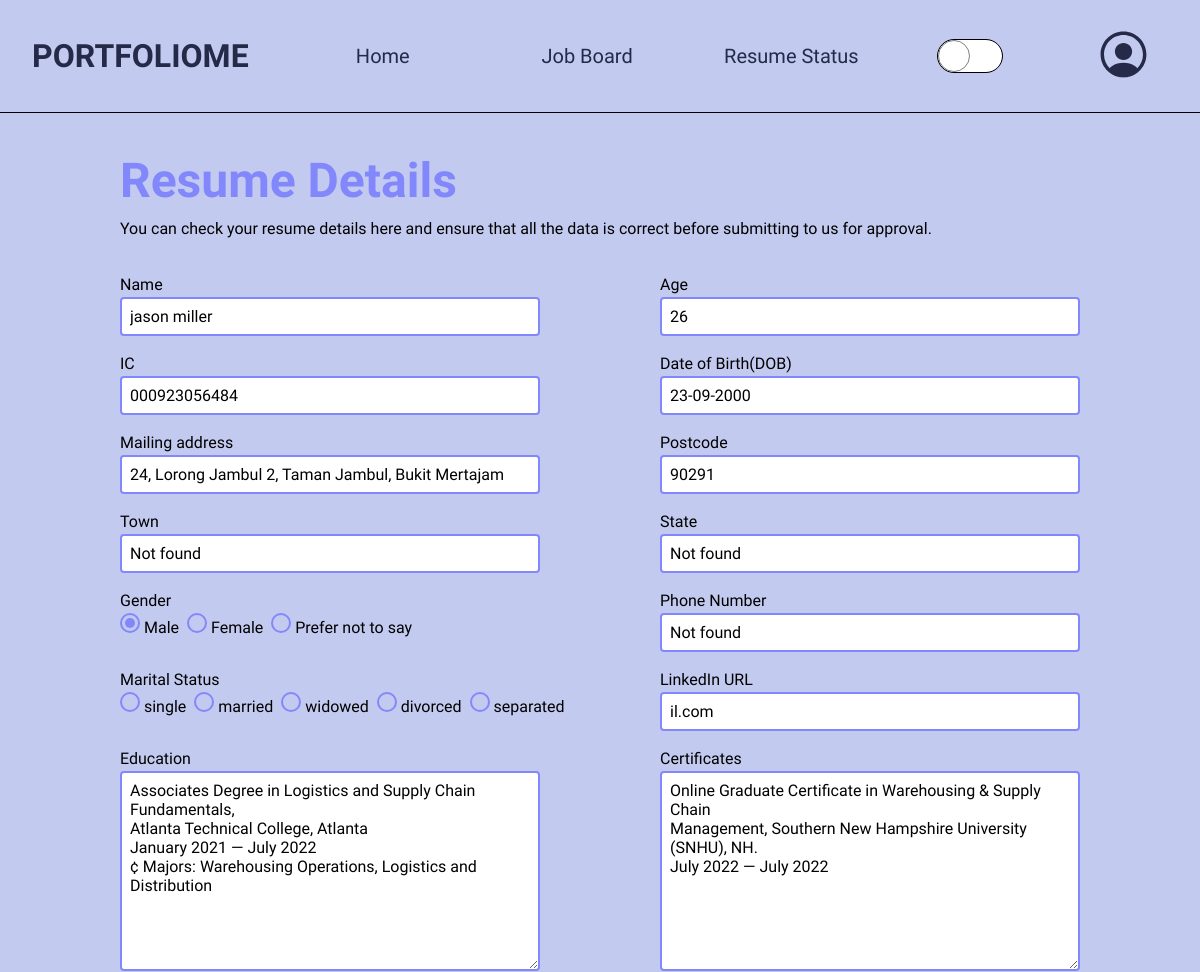
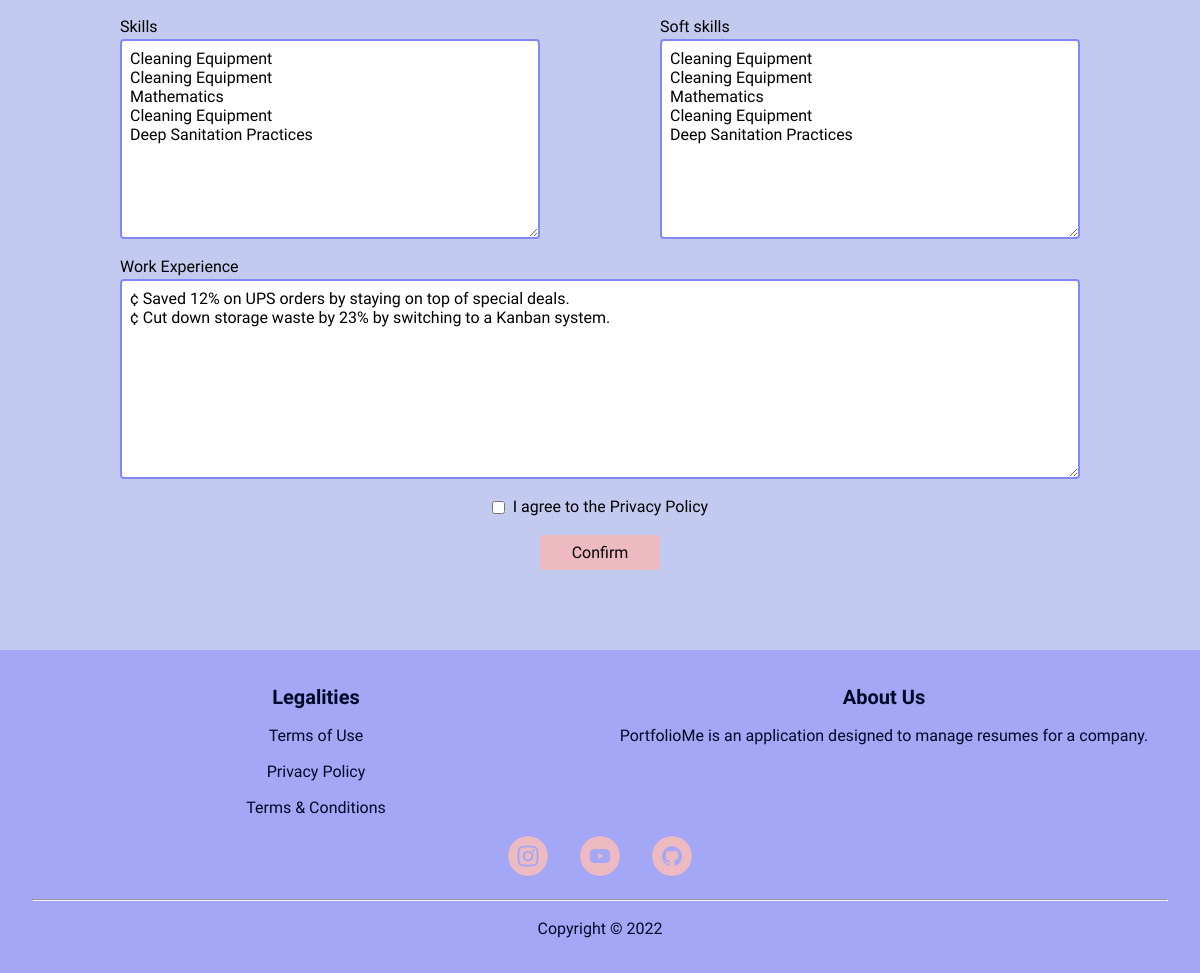
The page /job_board/1/upload_resume_details/9 (signed in) on the database its author committed (2 pictures, top to bottom).
### PortfolioMe/models.py (models this page shows, shortened)
class Resume_Details(db.Model):
    __tablename__ = 'resumedetails'
    id = db.Column(db.Integer, primary_key=True)
    name = db.Column(db.String(50), unique=False, nullable=False)
    age = db.Column(db.Integer, unique=False, nullable=False)
    ic = db.Column(db.String(12), unique=False, nullable=False)
    dob = db.Column(db.String(10), unique=False, nullable=False)
    mailing_address = db.Column(db.String(100), unique=False, nullable=False)
    postcode = db.Column(db.String(10), unique=False, nullable=False)
    town = db.Column(db.String(30), unique=False, nullable=False)
    state = db.Column(db.String(20), unique=False, nullable=False)
    gender = db.Column(db.String(20), unique=False, nullable=False)
    phone_number = db.Column(db.String(20), unique=False, nullable=False)
    marital_status = db.Column(db.String(20), unique=False, nullable=False)
    linkedin_url = db.Column(db.Text, unique=False, nullable=False)
    education = db.Column(db.Text, unique=False, nullable=False)
    certificates = db.Column(db.Text, unique=False, nullable=False)
    skills = db.Column(db.Text, unique=False, nullable=False)
    soft_skills = db.Column(db.Text, unique=False, nullable=False)
    work_experience = db.Column(db.Text, unique=False, nullable=False)
    applicant_id = db.Column(db.Integer, db.ForeignKey(
        'applicant.id'), nullable=False)
    resume_id = db.Column(db.Integer, db.ForeignKey(
        'resume.id'), nullable=False)

### PortfolioMe/client/routes.py (the view)
@client.route("/job_board/<int:job_id>/upload_resume_details/<int:resume_details_id>", methods=["GET", "POST"])
@login_required
def upload_resume_details(job_id, resume_details_id):
    job = JobBoard.query.get_or_404(job_id)
    resume_details = Resume_Details.query.get_or_404(resume_details_id)
    resume = Resume.query.filter_by(id=resume_details.resume_id).first()
    if resume.status != "Pending":
        flash("Your resume is not allowed to be edited anymore", "failed")
        return redirect(url_for("client.resume_status"))
    form = PersonalParticularsForm()
    if form.validate_on_submit():
        resume_details.name = form.name.data
        resume_details.age = form.age.data
        resume_details.ic = form.ic.data
        resume_details.dob = form.dob.data
        resume_details.mailing_address = form.mailing_address.data
        resume_details.postcode = form.postcode.data
        resume_details.town = form.town.data
        resume_details.state = form.state.data
        resume_details.gender = form.gender.data
        resume_details.phone_number = form.phone_number.data
        resume_details.marital_status = form.marital_status.data
        resume_details.linkedin_url = form.linkedin_url.data
        resume_details.education = form.education.data
        resume_details.certificates = form.certificates.data
        resume_details.skills = form.skills.data
        resume_details.soft_skills = form.soft_skills.data
        resume_details.work_experience = form.work_experience.data
        db.session.commit()
        flash("Your form has been saved.", "success")
        return redirect(url_for("client.job_board"))
    elif request.method == "GET":
        form.name.data = resume_details.name
        form.age.data = resume_details.age
        form.ic.data = resume_details.ic
        form.dob.data = resume_details.dob
        form.mailing_address.data = resume_details.mailing_address
        form.postcode.data = resume_details.postcode
        form.town.data = resume_details.town
        form.state.data = resume_details.state
        form.gender.data = resume_details.gender
        form.phone_number.data = resume_details.phone_number
        form.marital_status.data = resume_details.marital_status
        form.linkedin_url.data = resume_details.linkedin_url
        form.education.data = resume_details.education
        form.certificates.data = resume_details.certificates
        form.skills.data = resume_details.skills
        form.soft_skills.data = resume_details.soft_skills
        form.work_experience.data = resume_details.work_experience
    return render_template("client/upload_resume_details.html", form=form)

### PortfolioMe/models.py (called while the page is built)
@login_manager.user_loader
def load_user(user_id):
    applicant = Applicant.query.get(int(user_id))
    if applicant.status != "Active":
        return None and logout_user
    return applicant

### PortfolioMe/templates/client/upload_resume_details.html (shortened to what this page needs)
{% extends "layout/base.html" %}  {% block css %}
<link
    rel="stylesheet"
    href="{{ url_for('static', filename='css/client/upload_resume_details.css') }}"
/>
{% endblock %} {% block content %}
<main class="upload-resume-container">
    <div class="upload-resume-header">
        <h1>Resume Details</h1>
        You can check your resume details here and ensure that all the data is
        correct before submitting to us for approval.
    </div>
    <form
        method="POST"
        class="form-container"
        novalidate
        enctype="multipart/form-data"
    >
        <section>
            <div>
                {{ form.name.label }} {% if form.name.errors %} {{ form.name }}
                <p class="error-msg">
                    {% for error in form.name.errors %} {{ error }} {% endfor %}
                </p>
                {% else %} {{ form.name }} {% endif %}
            </div>
            <div>
                {{ form.age.label }} {% if form.age.errors %} {{ form.age }}
                <p class="error-msg">
                    {% for error in form.age.errors %} {{ error }} {% endfor %}
                </p>
                {% else %} {{ form.age }} {% endif %}
            </div>
        </section>
        <section>
            <div>
                {{ form.ic.label }} {% if form.ic.errors %} {{ form.ic }}
                <p class="error-msg">
                    {% for error in form.ic.errors %} {{ error }} {% endfor %}
                </p>
                {% else %} {{ form.ic }} {% endif %}
            </div>
            <div>
                {{ form.dob.label }} {% if form.dob.errors %} {{ form.dob }}
                <p class="error-msg">
                    {% for error in form.dob.errors %} {{ error }} {% endfor %}
                </p>
                {% else %} {{ form.dob }} {% endif %}
            </div>
        </section>
        <section>
            <div>
                {{ form.mailing_address.label }} {% if
                form.mailing_address.errors %} {{ form.mailing_address }}
                <p class="error-msg">
                    {% for error in form.mailing_address.errors %} {{ error }}
                    {% endfor %}
                </p>
                {% else %} {{ form.mailing_address }} {% endif %}
            </div>
            <div>
                {{ form.postcode.label }} {% if form.postcode.errors %} {{
                form.postcode }}
                <p class="error-msg">
                    {% for error in form.postcode.errors %} {{ error }} {%
                    endfor %}
                </p>
                {% else %} {{ form.postcode }} {% endif %}
            </div>
        </section>
        <section>
            <div>
                {{ form.town.label }} {% if form.town.errors %} {{ form.town }}
                <p class="error-msg">
                    {% for error in form.town.errors %} {{ error }} {% endfor %}
                </p>
                {% else %} {{ form.town }} {% endif %}
            </div>
            <div>
                {{ form.state.label }} {% if form.state.errors %} {{ form.state
                }}
                <p class="error-msg">
                    {% for error in form.state.errors %} {{ error }} {% endfor
                    %}
                </p>
                {% else %} {{ form.state }} {% endif %}
            </div>
        </section>
        <section>
            <div>
                {{ form.gender.label }}
                <span>
                    {% if form.gender.errors %} {{ form.gender }}
                    <p class="error-msg">
                        {% for error in form.gender.errors %} {{ error }} {%
                        endfor %}
                    </p>
                    {% else %} {{ form.gender }} {% endif %}
                </span>
            </div>
            <div>
                {{ form.phone_number.label }} {% if form.phone_number.errors %}
                {{ form.phone_number }}
                <p class="error-msg">
                    {% for error in form.phone_number.errors %} {{ error }} {%
                    endfor %}
                </p>
                {% else %} {{ form.phone_number }} {% endif %}
            </div>
        </section>
        <section>
            <div>
                {{ form.marital_status.label }}
                <span>
                    {% if form.marital_status.errors %} {{ form.marital_status
                    }}
                    <p class="error-msg">
                        {% for error in form.marital_status.errors %} {{ error
                        }} {% endfor %}
                    </p>
                    {% else %} {{ form.marital_status }} {% endif %}
                </span>
            </div>
            <div>
                {{ form.linkedin_url.label }} {% if form.linkedin_url.errors %}
                {{ form.linkedin_url }}
                <p class="error-msg">
                    {% for error in form.linkedin_url.errors %} {{ error }} {%
                    endfor %}
                </p>
                {% else %} {{ form.linkedin_url }} {% endif %}
            </div>
        </section>
        <section>
            <div>
                {{ form.education.label }} {% if form.education.errors %} {{
                form.education }}
                <p class="error-msg">
                    {% for error in form.education.errors %} {{ error }} {%
                    endfor %}
                </p>
                {% else %} {{ form.education }} {% endif %}
            </div>
            <div>
                {{ form.certificates.label }} {% if form.certificates.errors %}
                {{ form.certificates }}
                <p class="error-msg">
                    {% for error in form.certificates.errors %} {{ error }} {%
                    endfor %}
                </p>
                {% else %} {{ form.certificates }} {% endif %}
            </div>
        </section>
        <section>
            <div>
                {{ form.skills.label }} {% if form.skills.errors %} {{
                form.skills }}
                <p class="error-msg">
                    {% for error in form.skills.errors %} {{ error }} {% endfor
                    %}
                </p>
                {% else %} {{ form.skills }} {% endif %}
            </div>
            <div>
                {{ form.soft_skills.label }} {% if form.soft_skills.errors %} {{
                form.soft_skills }}
                <p class="error-msg">
                    {% for error in form.soft_skills.errors %} {{ error }} {%
                    endfor %}
                </p>
                {% else %} {{ form.soft_skills }} {% endif %}
            </div>
        </section>
        <section>
            <div>
                {{ form.work_experience.label }} {% if
                form.work_experience.errors %} {{ form.work_experience }}
                <p class="error-msg">
                    {% for error in form.work_experience.errors %} {{ error }}
                    {% endfor %}
                </p>
                {% else %} {{ form.work_experience }} {% endif %}
            </div>
        </section>
        <div>
            {% if form.agreement.errors %} {{ form.agreement }}
            <p class="error-msg">
                {% for error in form.agreement.errors %} {{ error }} {% endfor
                %}
            </p>
            {% else %} {{ form.agreement }} {% endif %} {{ form.agreement.label
            }}
        </div>
        <div>{{ form.submit }}</div>
    </form>
</main>
{% endblock %} {% block javascript %} {% endblock %}

### PortfolioMe/static/css/layout/base.css (style rules this page uses)
body { display: grid; grid-template-rows: auto 1fr auto; }
:root { --width: 4rem; }
input[type='text'], input[type='password'], input[type='email'], input[type='file'], input[type='tel'], input[type='number'], input[type='url'], textarea { display: block; padding: 0.5rem; border-radius: 0.25rem; }
input[type='submit'], input[type='button'] { cursor: pointer; padding-inline: 2rem; padding-block: 0.5rem; border-radius: 0.25rem; border: none; font-weight: 500; }

### PortfolioMe/static/css/client/upload_resume_details.css (style rules this page uses)
body { font-weight: 500; }
.upload-resume-container { padding-block: 2rem; padding-inline: 4rem; background-color: hsl(var(--light-blue)); }
.upload-resume-header { margin: 0 auto; width: 80vw; }
.upload-resume-header > h1 { color: hsl(var(--light-accent-blue)); font-size: 3rem; }
.form-container { margin-block: 2rem; display: flex; flex-direction: column; column-gap: 1rem; }
.form-container section { display: flex; width: 80vw; justify-content: space-between; margin: 0 auto; }
.form-container section div { min-width: 35vw; margin-bottom: 1rem; }
.form-container > div { display: flex; justify-content: center; align-items: center; width: 80vw; margin: 0 auto; }
.form-container section:nth-child(10) div { width: 100%; }
.form-container div :not(input[type='radio']):not(input[type='checkbox']):not(input[type='submit']):not(label) { width: 100%; }
.form-container div textarea { resize: vertical; min-height: 25vh; }
#agreement { margin-right: 0.5rem; }
.form-container div input[type='text'], .form-container div input[type='tel'], .form-container div input[type='number'], .form-container div textarea, .form-container div input[type='url'] { border: 2px solid hsl(var(--light-accent-blue)); }
.form-container span ul { padding-inline-start: 0; }
.form-container span ul li { margin-right: 0.5rem; display: inline; }
.form-container span input { appearance: none; position: relative; width: 20px; height: 20px; border-radius: 50%; border: 0.15rem solid hsl(var(--light-accent-blue)); }
.form-container span input:checked::before { content: ''; position: absolute; width: 10px; height: 10px; top: 50%; left: 50%; transform: translate(-50%, -50%); border-radius: 50%; background-color: hsl(var(--light-accent-blue)); }
#submit { background-color: hsl(var(--pink)); margin-block: 1rem; }
@media screen and (max-width: 1200px) { .form-container { grid-template-columns: 1fr; grid-template-rows: repeat(3, 1fr); } }
@media screen and (max-width: 1200px) { .form-container div { grid-row: auto; } }

### rows shown on the page
Resume_Details: name "jason miller", age "26", ic "000923056484", dob "23-09-2000", mailing_address "24, Lorong Jambul 2, Taman Jambul, Bukit Mertajam", postcode "90291", town "Not found", state "Not found", gender "☑ Male ☐ Female ☐ Prefer not to say", phone_number "Not found", marital_status "☐ single ☐ married ☐ widowed ☐ divorced ☐ separated", linkedin_url "il.com", education "Associates Degree in Logistics and Supply Chain Fundamentals, Atlanta Technical College, Atlanta January 2021 — July 2022 ¢ Majors: Warehousing Operations, Logistics and Distribution", certificates "Online Graduate Certificate in Warehousing & Supply Chain Management, Southern New Hampshire University (SNHU), NH. July 2022 — July 2022", skills "Cleaning Equipment Cleaning Equipment Mathematics Cleaning Equipment Deep Sanitation Practices", soft_skills "Cleaning Equipment Cleaning Equipment Mathematics Cleaning Equipment Deep Sanitation Practices", work_experience "¢ Saved 12% on UPS orders by staying on top of special deals. ¢ Cut down storage waste by 23% by switching to a Kanban system."
